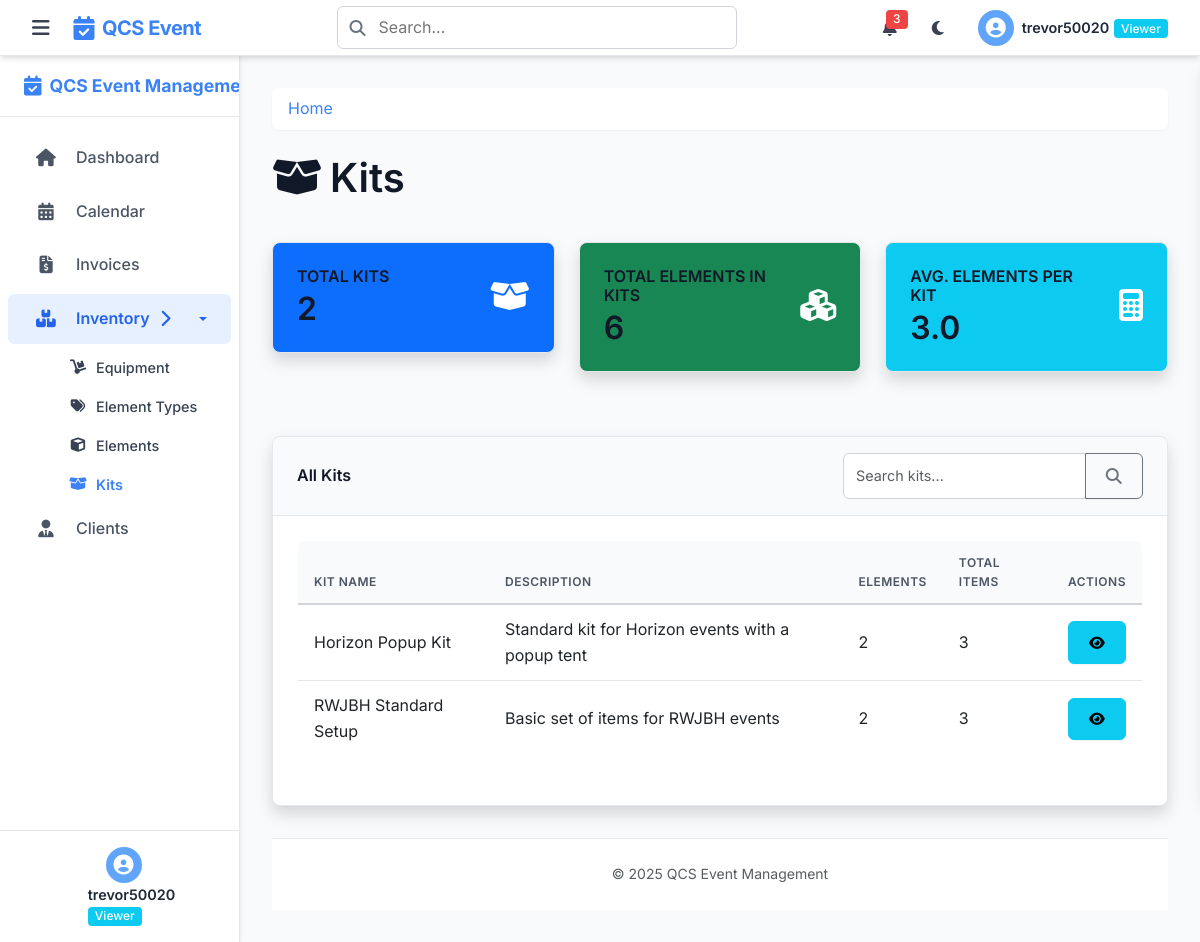
Page /kits (signed in) on the committed database.
### tables this page shows
CREATE TABLE kits (
    kit_id INTEGER PRIMARY KEY AUTOINCREMENT,
    kit_name TEXT NOT NULL UNIQUE,
    description TEXT
);

### app.py (the view)
@app.route('/kits')
@login_required
def kits():
    db = get_db()
    kits_data = db.execute('''
        SELECT k.*,
               COUNT(ke.element_id) as element_count,
               COALESCE(SUM(ke.quantity), 0) as total_elements
        FROM kits k
        LEFT JOIN kit_elements ke ON k.kit_id = ke.kit_id
        GROUP BY k.kit_id
        ORDER BY k.kit_name
    ''').fetchall()
    kits_list = [dict(row) for row in kits_data]
    total_kits = len(kits_list)
    total_kit_elements = sum(kit['total_elements'] for kit in kits_list)
    avg_elements_per_kit = round(total_kit_elements / total_kits, 1) if total_kits > 0 else 0
    stats = {
        'total_kits': total_kits,
        'total_kit_elements': total_kit_elements,
        'avg_elements_per_kit': avg_elements_per_kit
    }
    return render_template('kits.html', kits=kits_list, stats=stats)

### helpers.py (called while the page is built)
def get_db():
    if 'db' not in g:
        g.db = sqlite3.connect(
            current_app.config['DATABASE'],
            detect_types=sqlite3.PARSE_DECLTYPES
        )
        g.db.row_factory = sqlite3.Row
    return g.db

def login_required(f):
    @wraps(f)
    def decorated_function(*args, **kwargs):
        if 'user_id' not in session:
            flash('Please log in first', 'warning')
            return redirect(url_for('login'))
        return f(*args, **kwargs)
    return decorated_function

### templates/kits.html (shortened to what this page needs)
{% extends 'layout.html' %}
{% block content %}
<div class="d-flex justify-content-between align-items-center mb-4">
    <h1><i class="fas fa-box-open me-2"></i>Kits</h1>
</div>
<div class="row mb-4">
    <div class="col-md-4 mb-3">
        <div class="card bg-primary text-white shadow">
            <div class="card-body">
                <div class="row align-items-center">
                    <div class="col">
                        <h6 class="text-uppercase mb-1">Total Kits</h6>
                        <h2 class="mb-0">{{ stats.total_kits }}</h2>
                    </div>
                    <div class="col-auto">
                        <i class="fas fa-box-open fa-2x"></i>
                    </div>
                </div>
            </div>
        </div>
    </div>
    <div class="col-md-4 mb-3">
        <div class="card bg-success text-white shadow">
            <div class="card-body">
                <div class="row align-items-center">
                    <div class="col">
                        <h6 class="text-uppercase mb-1">Total Elements in Kits</h6>
                        <h2 class="mb-0">{{ stats.total_kit_elements or 0 }}</h2>
                    </div>
                    <div class="col-auto">
                        <i class="fas fa-cubes fa-2x"></i>
                    </div>
                </div>
            </div>
        </div>
    </div>
    <div class="col-md-4 mb-3">
        <div class="card bg-info text-white shadow">
            <div class="card-body">
                <div class="row align-items-center">
                    <div class="col">
                        <h6 class="text-uppercase mb-1">Avg. Elements per Kit</h6>
                        <h2 class="mb-0">{{ stats.avg_elements_per_kit or 0 }}</h2>
                    </div>
                    <div class="col-auto">
                        <i class="fas fa-calculator fa-2x"></i>
                    </div>
                </div>
            </div>
        </div>
    </div>
</div>
<div class="card shadow mb-4">
    <div class="card-header py-3 d-flex justify-content-between align-items-center">
        <h6 class="m-0 font-weight-bold">All Kits</h6>
        <div class="input-group" style="max-width: 300px;">
            <input type="text" id="searchInput" class="form-control" placeholder="Search kits...">
            <button class="btn btn-outline-secondary" type="button" id="searchButton">
                <i class="fas fa-search"></i>
            </button>
        </div>
    </div>
    <div class="card-body">
        {% if kits %}
        <div class="table-responsive">
            <table class="table table-hover" id="kitsTable">
                <thead>
                    <tr>
                        <th>Kit Name</th>
                        <th>Description</th>
                        <th>Elements</th>
                        <th>Total Items</th>
                        <th>Actions</th>
                    </tr>
                </thead>
                <tbody>
                    {% for kit in kits %}
                    <tr>
                        <td>{{ kit.kit_name }}</td>
                        <td>{{ kit.description or 'No description' }}</td>
                        <td>{{ kit.element_count or 0 }}</td>
                        <td>{{ kit.total_elements or 0 }}</td>
                        <td>
                            <a href="{{ url_for('view_kit', kit_id=kit.kit_id) }}" class="btn btn-sm btn-info">
                                <i class="fas fa-eye"></i>
                            </a>
                        </td>
                    </tr>
                    {% endfor %}
                </tbody>
            </table>
        </div>
        {% endif %}
    </div>
</div>
{% endblock %}

### rows in the picture
kits: kit_name "Horizon Popup Kit", description "Standard kit for Horizon events with a popup tent", kit_id "2", total_elements "3"
kits: kit_name "RWJBH Standard Setup", description "Basic set of items for RWJBH events", element_count "2", total_elements "3"

### other values in the picture
{{ session.username }} "trevor50020"
{{ stats.total_kits }} "2"
{{ stats.total_kit_elements or 0 }} "6"
{{ stats.avg_elements_per_kit or 0 }} "3.0"
